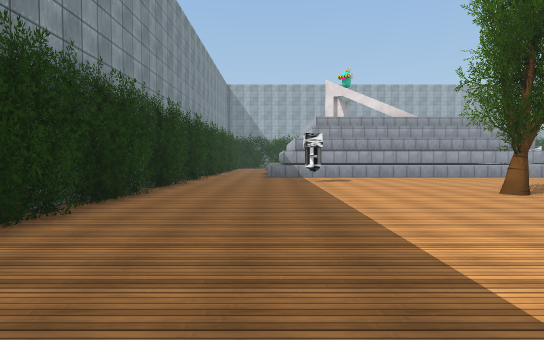
view 1 (above)

19 first-person views from a walk through a 3-D level made in the Unity game engine. The camera is 1.4 m above the floor, tilts 2° down and sees 80° across. The floor is counted in squares, 2 m on a side. Each view is taken from the middle of a square. On the plan, view 1 faces up. The plan holds only what a view shows up to about 10 squares ahead; the rest is blank. Some surface patterns are stand-ins.

view 2
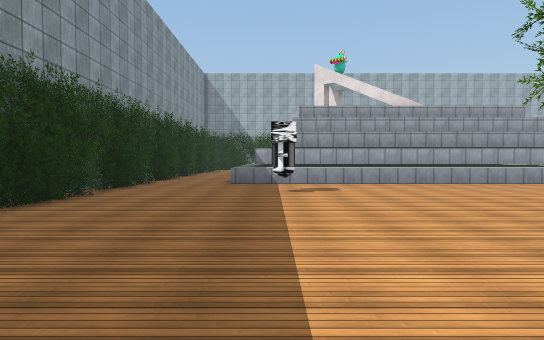

view 3
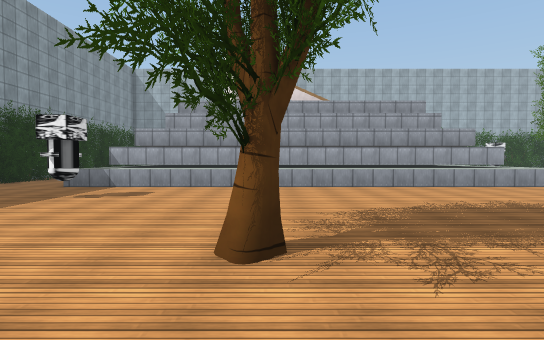

view 4
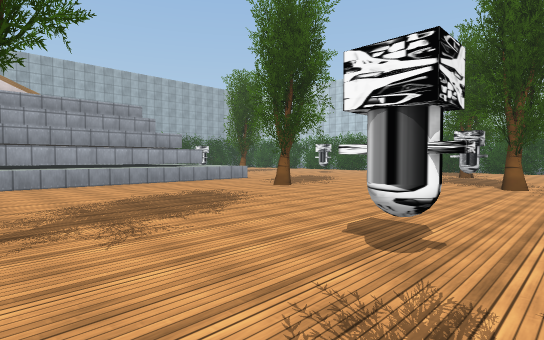

view 5
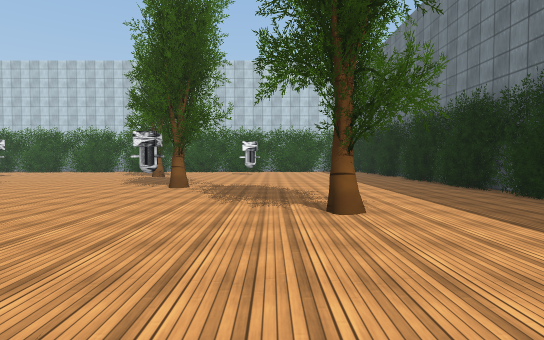

view 6
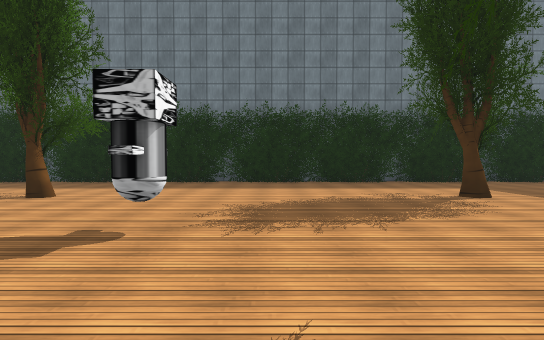

view 7
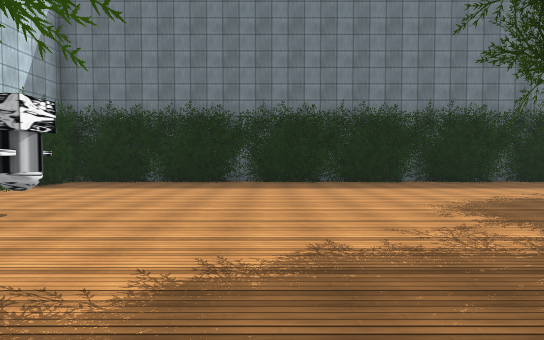

view 8
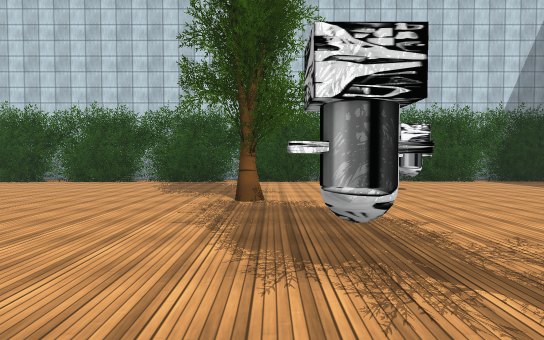

view 9
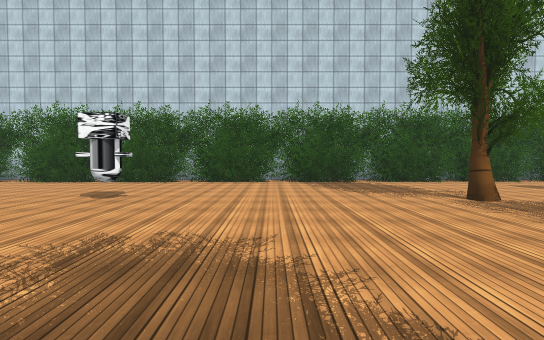

view 10
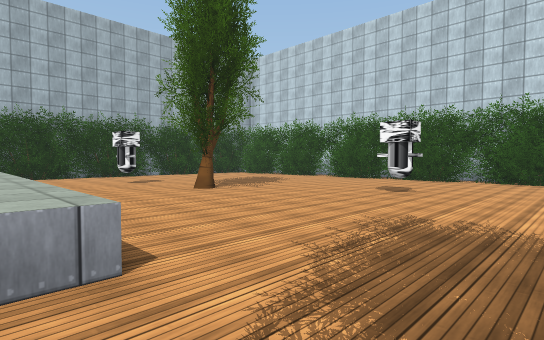

view 11
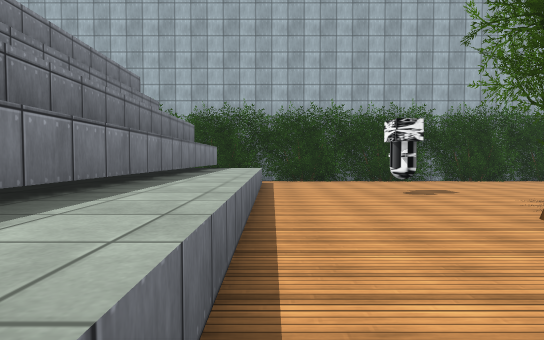

view 12
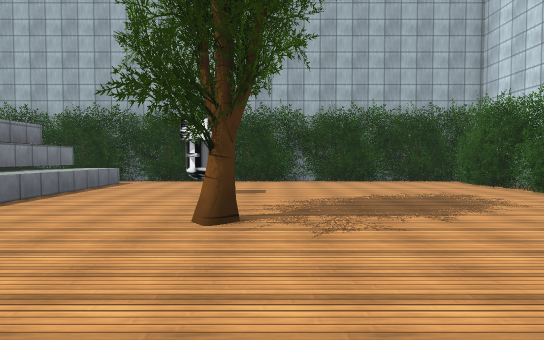

view 13
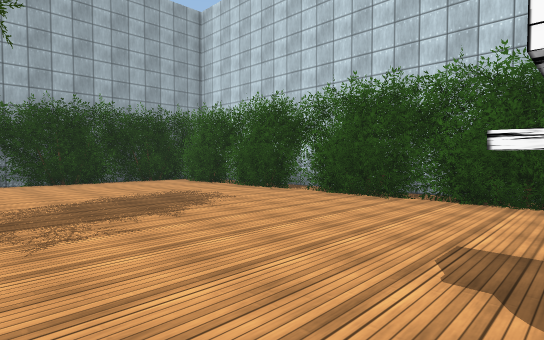

view 14
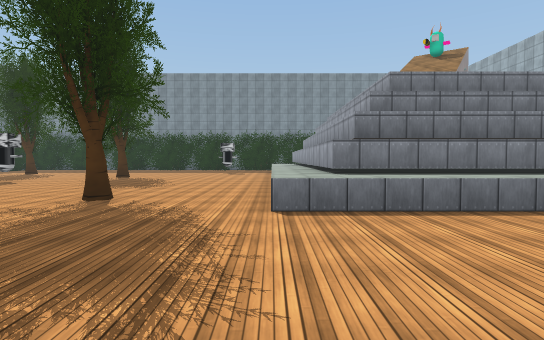

view 15
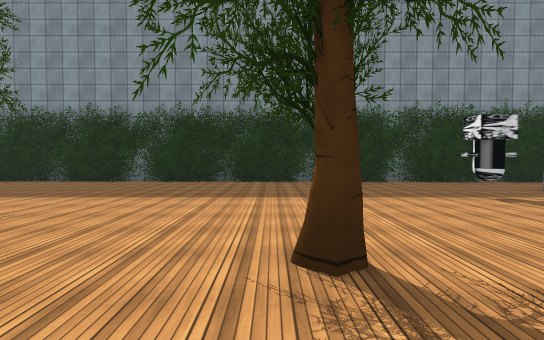

view 16
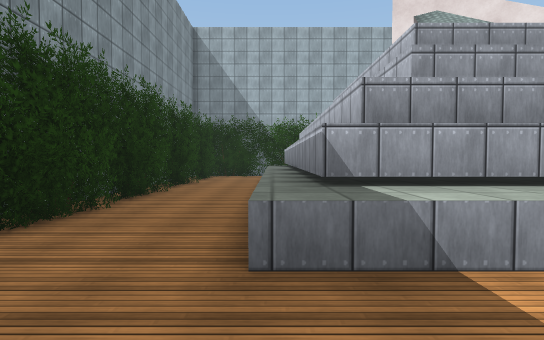

view 17
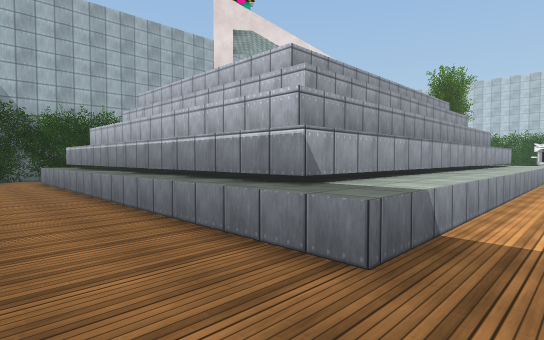

view 18
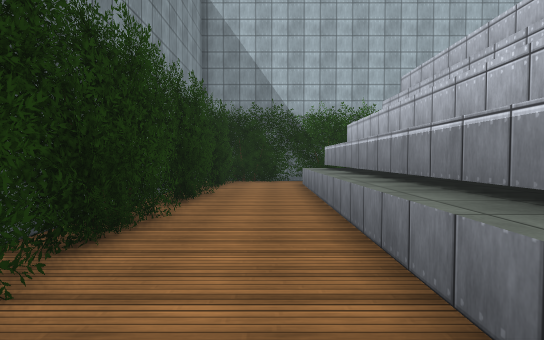

view 19
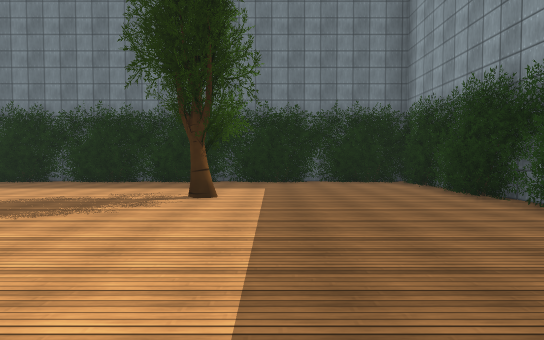

### Floor plan
Key: @ floor where view 1 was taken; # wall or solid block; . floor; ^ raised ledge; T tree; O other object.
Columns run from 3 left of view 1 to 23 right of it. Each row starts with its distance up from view 1.
 23  ####         #############
 22  #.^#       ###^.........##
 21 ##.^##        #^.........##
 20 #..^##        #^..........#
 19 #..^##        #^...O......#
 18 #..^##      ###^..........#
 17 #..^##      ###^...T......#
 16 #..^##      ###^..........#
 15 #..^####  #####^..........#
 14 #..^###########^..........#
 13 #..^###########^......O...#
 12 #..^^^^^^^^^^^^^..........#
 11 #.........................#
 10 #...O.....................#
  9 #..............T..........#
  8 #.........................#
  7 #.......T.................#
  6 #.................O..T#...#
  5 #.................O.......#
  4 #.........O......T........#
  3 #......................O..#
  2 #.........................#
  1 #....T.......T............#
  0 #..@......................#
 -1 #.........................#
 -2 #.........................#
 -3 ###########################

Where each view was taken, in squares from view 1:
view 1: 0 up, 0 right, facing up
view 2: 3 up, 1 right, facing up
view 3: 4 up, 5 right, facing up
view 4: 3 up, 5 right, facing up-right
view 5: 2 up, 6 right, facing right
view 6: 7 up, 6 right, facing down
view 7: 7 up, 17 right, facing down
view 8: 6 up, 13 right, facing right
view 9: 10 up, 13 right, facing right
view 10: 10 up, 12 right, facing up-right
view 11: 13 up, 13 right, facing up
view 12: 13 up, 17 right, facing up
view 13: 13 up, 17 right, facing up-right
view 14: 12 up, 17 right, facing left
view 15: 6 up, 7 right, facing left
view 16: 10 up, 0 right, facing up
view 17: 11 up, 2 left, facing up-right
view 18: 13 up, 1 left, facing up
view 19: 7 up, 1 right, facing down
